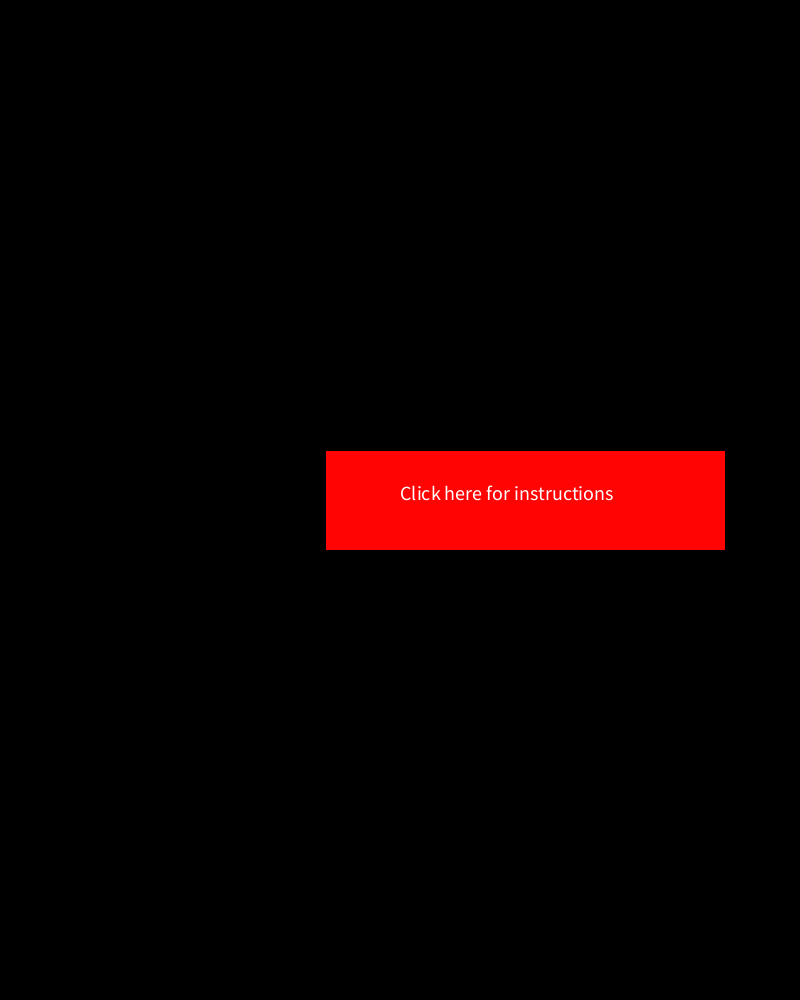
Frame 1 (no input)
Frame 60 (the mouse pressed at the canvas centre just before this capture): identical to frame 1, image omitted
Frame 120 (the mouse held since frame 60 and released just before this capture): identical to frame 1, image omitted

The Processing sketch that drew this single still picture (run headless with seeded random() and noise(); from frame 60 on, the mouse is pressed at the canvas centre):

// Processing sketch: processing_73945
// ── processing_73945.pde

//Drawing program improved, Maria Nunez, Assigment 4
float x;
float exis;
float uxus;
boolean mambo;
boolean anda;
boolean tri;
//boolean colora;

void setup(){
  size (800,1000);
  smooth();
  background(0);
   //first button
  fill(255,4,2);
  rect(325,450,400,100);
  fill(255);
  textSize(20);
  text("Click here for instructions",width/2,height/2);
  
  x=0;
  exis=-x;
  uxus=x;
  mambo=true;
  anda=false;
  tri=false;
 // colora=false;
 
}

void draw(){
  noStroke();
  
 //start 
 
 if(mambo){
  if (((mouseX>450) && (mouseY>450) && (mouseX<550) && (mouseY<550))&& mousePressed){
   background(0);
    textSize(16);
    fill(255);
    text("Choose the item of your preference", 350,450);
    text("Click and keep pressed to draw", 350,470);
     fill(100,140,23);
    rect(350,500,200,50);
    rectMode(CORNER);
    fill(255);
    text("Click here to start", 350,525);
  }
 }
 //instructions   
  if (anda){
   if(((mouseX>350) && (mouseY>500) && (mouseX<550) && (mouseY<550))&& mousePressed){ 
      background(0);
   }
  }
  if (tri){ 
  
  //draw triangles.expanding out
  
  if (mousePressed){
    
   exis++;
   uxus--;
 
  triangle(exis,height/2,x,0,x,height/2);
  triangle(exis,height/2,x,1000,x,height/2);
  triangle(uxus,height/2,x,0,x,height/2);
  triangle(uxus,height/2,x,1000,x,height/2);
  }
  
  // Change color, clear, restart
  
  else if (mouseX>50 && mouseY>925 && mouseX<75 && mouseY<950){
   // if (colora){
       fill(random(255),random(255),random(255),random(100));
       x+=1;
    exis=x;
    uxus=x; 
    }
  else if(mouseX>200 && mouseY>925 && mouseX<225 && mouseY<950){
      fill(random(255),random(10));
    x+=1;
    exis=x;
    uxus=x;
    }
   // clearbutton
   else if(mouseX>350 && mouseY>925 && mouseX<375 && mouseY<950){
     background(0);  
    fill(255);
       //white menu
    rect(0,900,width,75);
    fill(155,45,50);
    //colorbutton
    rect(50,925,25,25);  
    text("Color",80,940); 
   // b/w button
    rect(200,925,25,25);  
    text("B/W",230,940); 
   // clearbutton
    rect(350,925,25,25);  
    text("Clear",380,940); 
    }
  
   //Moving location x
  else if (x>width){
   x=0;
     } 
  else{ fill(random(255),random(10));
    x+=1;
    exis=x;
    uxus=x;
      }   
    }
  }
  
  void mouseReleased() {
     if((mouseX>450) && (mouseY>450) && (mouseX<550) && (mouseY<550)){
      anda=true;
      mambo=false;
    }
    if (!mambo){
     if((mouseX>350) && (mouseY>500) && (mouseX<550) && (mouseY<550)){
       tri=true;
       anda=false;
       fill(255);
       //white menu
    rect(0,900,width,75);
    fill(155,45,50);
    //colorbutton
    rect(50,925,25,25);  
    text("Color",80,940); 
   // b/w button
    rect(200,925,25,25);  
    text("B/W",230,940); 
   // clearbutton
    rect(350,925,25,25);  
    text("Clear",380,940); 
       }
       
       else{
         if(tri){
          fill(255);
       //white menu
    rect(0,900,width,75);
    fill(155,45,50);
    //colorbutton
    rect(50,925,25,25);  
    text("Color",80,940); 
   // b/w button
    rect(200,925,25,25);  
    text("B/W",230,940); 
   // clearbutton
    rect(350,925,25,25);  
    text("Clear",380,940); }
    
     }
    }
  }

 //    if (mouseX>50 && mouseY>625 && mouseX<75 && mouseY<650){
   // if(colora){ colora=false;
   // }
    //if(!colora){
    //  colora=true;
    //}
